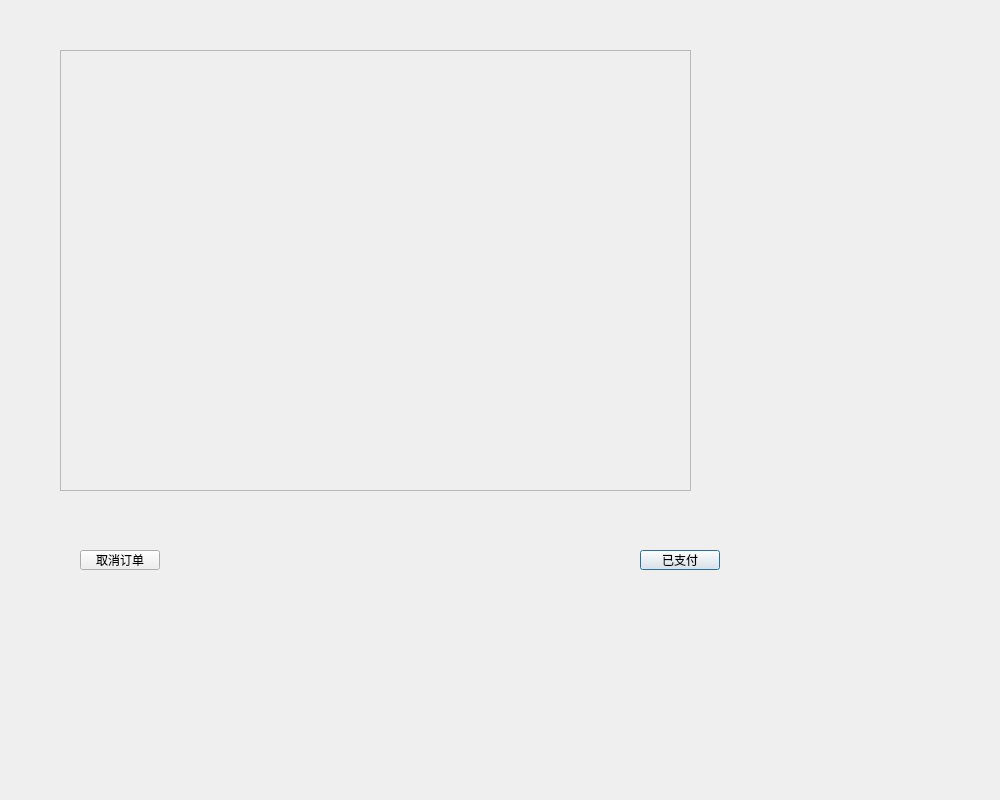
<?xml version="1.0" encoding="UTF-8"?>
<ui version="4.0">
 <class>QQ</class>
 <widget class="QDialog" name="QQ">
  <property name="geometry">
   <rect>
    <x>0</x>
    <y>0</y>
    <width>1000</width>
    <height>800</height>
   </rect>
  </property>
  <property name="windowTitle">
   <string>Dialog</string>
  </property>
  <widget class="QFrame" name="frame">
   <property name="geometry">
    <rect>
     <x>60</x>
     <y>50</y>
     <width>631</width>
     <height>441</height>
    </rect>
   </property>
   <property name="frameShape">
    <enum>QFrame::StyledPanel</enum>
   </property>
   <property name="frameShadow">
    <enum>QFrame::Raised</enum>
   </property>
  </widget>
  <widget class="QPushButton" name="pushButton">
   <property name="geometry">
    <rect>
     <x>640</x>
     <y>550</y>
     <width>80</width>
     <height>20</height>
    </rect>
   </property>
   <property name="text">
    <string>已支付</string>
   </property>
  </widget>
  <widget class="QPushButton" name="pushButton_2">
   <property name="geometry">
    <rect>
     <x>80</x>
     <y>550</y>
     <width>80</width>
     <height>20</height>
    </rect>
   </property>
   <property name="text">
    <string>取消订单</string>
   </property>
  </widget>
 </widget>
 <resources/>
 <connections/>
</ui>
